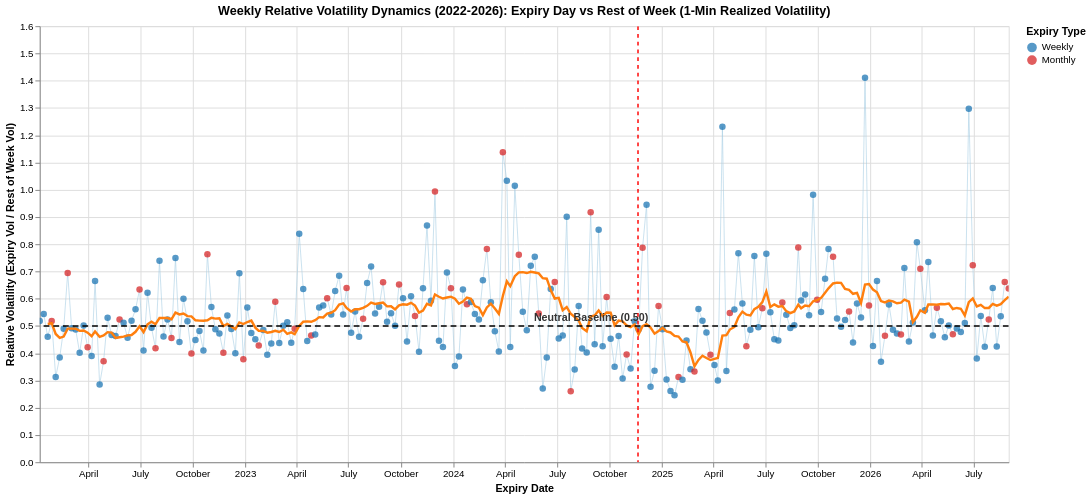

Notebook cell for this chart:
### Markdown cell above
## 5. Visualizations: Relative Volatility Dynamics & Moving Averages (Altair)

We present two interactive Altair charts designed for visual trend analysis:

1. **Chart 1: Weekly Relative Volatility (1-Minute Realized Volatility)**:
   * **Points**: Expiry days color-coded by `Expiry_Type` (Blue = Weekly, Red = Monthly).
   * **Connecting Line**: Light blue line connecting weekly observations.
   * **Orange Line**: **12-Week Moving Average** showing the smoothed macro trend.
   * **Dashed Black Line**: Neutral Parity threshold ($y = 0.50$).
   * **Vertical Red Dashed Line**: SEBI Mandate date (`2024-11-20`).

2. **Chart 2: Session Volatility Ratio: Last Hour (14:30–15:30) vs Main Session (09:15–14:30)**:
   * Tracks the ratio of closing intensity to main daytime volatility across expiries.
   * Moving average across weeks (10-week MA) with the parity threshold at $y = 1.00$.
   * A drop below 1.0 indicates morning dominance and afternoon index pinning (as seen during peak 0DTE in 2024 Q4).
   * A rebound above 1.0 marks the return of natural closing settlement activity after the SEBI mandate.

### Code cell
# -------------------------------------------------------------
# CHART 1: WEEKLY RELATIVE VOLATILITY (1-MIN REALIZED VOL)
# -------------------------------------------------------------

# Calculate weekly relative volatility from 1-min realized variance
daily_rv_df = pd.DataFrame({
    'date': daily_metrics['date'],
    'is_expiry': daily_metrics['is_expiry'],
    'rv': daily_full_sq.reindex(daily_metrics['date'], fill_value=0).values
})
daily_rv_df['YearWeek'] = daily_rv_df['date'].dt.to_period('W')

weekly_rv_list = []
for yw, group in daily_rv_df.groupby('YearWeek'):
    exp_g = group[group['is_expiry']]
    non_exp_g = group[~group['is_expiry']]
    if len(exp_g) == 0 or len(non_exp_g) == 0:
        continue
    exp_vol = np.sqrt(exp_g['rv'].sum())
    rest_vol = np.sqrt(non_exp_g['rv'].sum())
    rel_vol = exp_vol / rest_vol if rest_vol > 0 else np.nan
    primary_exp = exp_g.iloc[0]
    weekly_rv_list.append({
        'Date': pd.to_datetime(primary_exp['date']),
        'day_name': primary_exp['date'].day_name(),
        'Relative_Vol': rel_vol
    })

w_rv_plot = pd.DataFrame(weekly_rv_list).sort_values('Date').reset_index(drop=True)
w_rv_plot['year_month'] = w_rv_plot['Date'].dt.strftime('%Y-%m')
monthly_dates = set(w_rv_plot.groupby('year_month')['Date'].max())
w_rv_plot['Expiry_Type'] = np.where(w_rv_plot['Date'].isin(monthly_dates), 'Monthly', 'Weekly')

# Compute 12-week moving average
w_rv_plot['Relative_Vol_MA'] = w_rv_plot['Relative_Vol'].rolling(12, min_periods=3).mean()

# Altair Chart Layers
points_1 = alt.Chart(w_rv_plot).mark_circle(size=45, opacity=0.75).encode(
    x=alt.X('Date:T', title='Expiry Date'),
    y=alt.Y('Relative_Vol:Q', title='Relative Volatility (Expiry Vol / Rest of Week Vol)'),
    color=alt.Color(
        'Expiry_Type:N',
        scale=alt.Scale(domain=['Weekly', 'Monthly'], range=['#1f77b4', '#d62728']),
        title='Expiry Type'
    ),
    tooltip=[
        alt.Tooltip('Date:T', title='Expiry Date', format='%Y-%m-%d'),
        alt.Tooltip('day_name:N', title='Day of Week'),
        alt.Tooltip('Expiry_Type:N', title='Expiry Type'),
        alt.Tooltip('Relative_Vol:Q', title='Relative Vol (1m RV)', format='.3f'),
        alt.Tooltip('Relative_Vol_MA:Q', title='12-Week MA', format='.3f')
    ]
)

line_1 = alt.Chart(w_rv_plot).mark_line(color='#a6cee3', strokeWidth=1, opacity=0.6).encode(
    x='Date:T',
    y='Relative_Vol:Q'
)

trend_1 = alt.Chart(w_rv_plot).mark_line(color='#ff7f0e', strokeWidth=2.5).encode(
    x='Date:T',
    y='Relative_Vol_MA:Q'
)

rule_1 = alt.Chart(pd.DataFrame({'y': [0.50]})).mark_rule(
    color='black',
    strokeDash=[6, 4],
    strokeWidth=1.5
).encode(y='y:Q')

rule_1_text = alt.Chart(pd.DataFrame({'y': [0.50], 'text': ['Neutral Baseline (0.50)']})).mark_text(
    align='left', dx=10, dy=-8, color='#333333', fontSize=11, fontWeight='bold'
).encode(y='y:Q', text='text:N')

sebi_rule = alt.Chart(pd.DataFrame({'x': ['2024-11-20']})).mark_rule(
    color='red', strokeDash=[4, 4], strokeWidth=1.5
).encode(x='x:T')

chart_1 = (line_1 + points_1 + trend_1 + rule_1 + rule_1_text + sebi_rule).properties(
    title='Weekly Relative Volatility Dynamics (2022-2026): Expiry Day vs Rest of Week (1-Min Realized Volatility)',
    width=1000,
    height=450
).interactive()

chart_1

### Figure 1 — Vega-Lite specification as saved in the notebook (floating-point values rounded to 4 significant figures; data arrays with more than 128 entries replaced by an {"elided": "..."} marker saying what was removed)
{"config": {"view": {"continuousWidth": 300, "continuousHeight": 300}}, "layer": [{"mark": {"type": "line", "color": "#a6cee3", "opacity": 0.6, "strokeWidth": 1}, "encoding": {"x": {"field": "Date", "type": "temporal"}, "y": {"field": "Relative_Vol", "type": "quantitative"}}, "name": "view_7a095f6370a0a6e4_0"}, {"mark": {"type": "circle", "opacity": 0.75, "size": 45}, "encoding": {"color": {"field": "Expiry_Type", "scale": {"domain": ["Weekly", "Monthly"], "range": ["#1f77b4", "#d62728"]}, "title": "Expiry Type", "type": "nominal"}, "tooltip": [{"field": "Date", "format": "%Y-%m-%d", "title": "Expiry Date", "type": "temporal"}, {"field": "day_name", "title": "Day of Week", "type": "nominal"}, {"field": "Expiry_Type", "title": "Expiry Type", "type": "nominal"}, {"field": "Relative_Vol", "format": ".3f", "title": "Relative Vol (1m RV)", "type": "quantitative"}, {"field": "Relative_Vol_MA", "format": ".3f", "title": "12-Week MA", "type": "quantitative"}], "x": {"field": "Date", "title": "Expiry Date", "type": "temporal"}, "y": {"field": "Relative_Vol", "title": "Relative Volatility (Expiry Vol / Rest of Week Vol)", "type": "quantitative"}}}, {"mark": {"type": "line", "color": "#ff7f0e", "strokeWidth": 2.5}, "encoding": {"x": {"field": "Date", "type": "temporal"}, "y": {"field": "Relative_Vol_MA", "type": "quantitative"}}}, {"data": {"name": "data-56e8450a96e5483e8a99fd90422daa8f"}, "mark": {"type": "rule", "color": "black", "strokeDash": [6, 4], "strokeWidth": 1.5}, "encoding": {"y": {"field": "y", "type": "quantitative"}}}, {"data": {"name": "data-b4bda1544c38cf044b99ab5f471cdbc2"}, "mark": {"type": "text", "align": "left", "color": "#333333", "dx": 10, "dy": -8, "fontSize": 11, "fontWeight": "bold"}, "encoding": {"text": {"field": "text", "type": "nominal"}, "y": {"field": "y", "type": "quantitative"}}}, {"data": {"name": "data-d650d78053ec4791e086b320b36c991b"}, "mark": {"type": "rule", "color": "red", "strokeDash": [4, 4], "strokeWidth": 1.5}, "encoding": {"x": {"field": "x", "type": "temporal"}}}], "data": {"name": "data-29679424a05749169f3cb0c688874b70"}, "height": 450, "params": [{"name": "param_1e9efca18e7a2868", "select": {"type": "interval", "encodings": ["x", "y"]}, "bind": "scales", "views": ["view_7a095f6370a0a6e4_0"]}], "title": "Weekly Relative Volatility Dynamics (2022-2026): Expiry Day vs Rest of Week (1-Min Realized Volatility)", "width": 1000, "$schema": "https://vega.github.io/schema/vega-lite/v6.4.1.json", "datasets": {"data-29679424a05749169f3cb0c688874b70": {"elided": "244 records"}, "data-56e8450a96e5483e8a99fd90422daa8f": [{"y": 0.5}], "data-b4bda1544c38cf044b99ab5f471cdbc2": [{"y": 0.5, "text": "Neutral Baseline (0.50)"}], "data-d650d78053ec4791e086b320b36c991b": [{"x": "2024-11-20"}]}}
